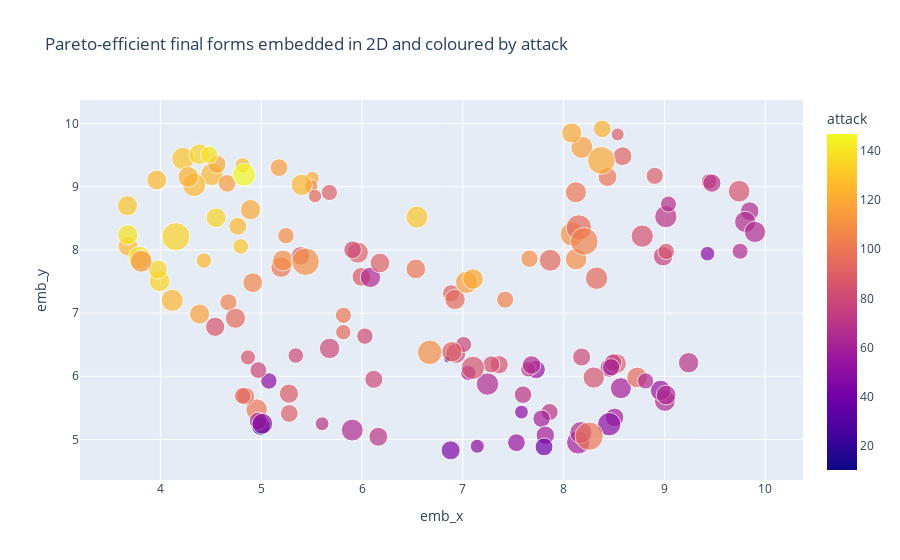

Notebook cell for this chart:
### Markdown cell above
*Static snapshot of Plotly interactive plot:*
![](static_figs/embedding_best_stat_coloured.png)

### Code cell
# Same graph but highlighting how the dimensions correlate with specific stats
thestat = 'attack'
fig = px.scatter(data_frame=pareto_only,
                 x='emb_x',
                 y='emb_y', 
                 hover_name='name',
                 color=thestat,
                 size='scaled_total_z',
                 hover_data={s:':.2f' for s in zstat_names},
                title="Pareto-efficient final forms embedded in 2D and coloured by attack")
fig.show()

### Figure 1 — Plotly figure (JSON) as saved in the notebook; plotly's stock layout.template omitted (floating-point values rounded to 4 significant figures; data arrays with more than 128 entries replaced by an {"elided": "..."} marker saying what was removed)
{"data": [{"customdata": {"elided": "143x6 float values"}, "hovertemplate": "<b>%{hovertext}</b><br><br>emb_x=%{x}<br>emb_y=%{y}<br>scaled_total_z=%{marker.size}<br>z_attack=%{customdata[0]:.2f}<br>z_defense=%{customdata[1]:.2f}<br>z_sp_attack=%{customdata[2]:.2f}<br>z_sp_defense=%{customdata[3]:.2f}<br>z_speed=%{customdata[4]:.2f}<br>z_hp=%{customdata[5]:.2f}<br>attack=%{marker.color}<extra></extra>", "hovertext": {"elided": "143 str values"}, "legendgroup": "", "marker": {"color": {"elided": "143 int values"}, "coloraxis": "coloraxis", "size": {"elided": "143 float values"}, "sizemode": "area", "sizeref": 0.01739, "symbol": "circle"}, "mode": "markers", "name": "", "orientation": "v", "showlegend": false, "type": "scatter", "x": {"elided": "143 float values"}, "xaxis": "x", "y": {"elided": "143 float values"}, "yaxis": "y"}], "layout": {"coloraxis": {"colorbar": {"title": {"text": "attack"}}, "colorscale": [[0, "#0d0887"], [0.1111, "#46039f"], [0.2222, "#7201a8"], [0.3333, "#9c179e"], [0.4444, "#bd3786"], [0.5556, "#d8576b"], [0.6667, "#ed7953"], [0.7778, "#fb9f3a"], [0.8889, "#fdca26"], [1, "#f0f921"]]}, "legend": {"itemsizing": "constant", "tracegroupgap": 0}, "title": {"text": "Pareto-efficient final forms embedded in 2D and coloured by attack"}, "xaxis": {"anchor": "y", "domain": [0, 1], "title": {"text": "emb_x"}}, "yaxis": {"anchor": "x", "domain": [0, 1], "title": {"text": "emb_y"}}}}
